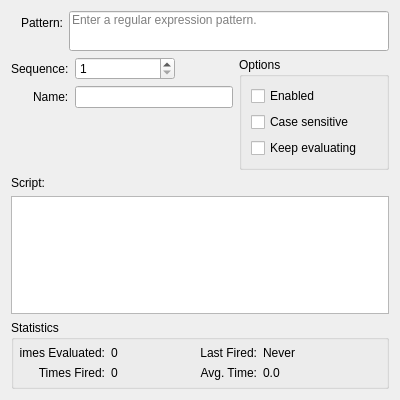
<?xml version="1.0" encoding="UTF-8"?>
<ui version="4.0">
 <class>EditAlias</class>
 <widget class="QWidget" name="EditAlias">
  <property name="geometry">
   <rect>
    <x>0</x>
    <y>0</y>
    <width>400</width>
    <height>400</height>
   </rect>
  </property>
  <property name="windowTitle">
   <string>Form</string>
  </property>
  <layout class="QVBoxLayout" name="verticalLayout">
   <item>
    <layout class="QFormLayout" name="topForm">
     <property name="fieldGrowthPolicy">
      <enum>QFormLayout::AllNonFixedFieldsGrow</enum>
     </property>
     <property name="labelAlignment">
      <set>Qt::AlignRight|Qt::AlignTrailing|Qt::AlignVCenter</set>
     </property>
     <item row="0" column="0">
      <widget class="QLabel" name="labelPattern">
       <property name="sizePolicy">
        <sizepolicy hsizetype="Fixed" vsizetype="Preferred">
         <horstretch>0</horstretch>
         <verstretch>0</verstretch>
        </sizepolicy>
       </property>
       <property name="minimumSize">
        <size>
         <width>52</width>
         <height>0</height>
        </size>
       </property>
       <property name="text">
        <string>Pattern:</string>
       </property>
       <property name="alignment">
        <set>Qt::AlignRight|Qt::AlignTrailing|Qt::AlignVCenter</set>
       </property>
      </widget>
     </item>
     <item row="0" column="1">
      <widget class="QLineEdit" name="pattern">
       <property name="minimumSize">
        <size>
         <width>0</width>
         <height>40</height>
        </size>
       </property>
       <property name="alignment">
        <set>Qt::AlignLeading|Qt::AlignLeft|Qt::AlignTop</set>
       </property>
       <property name="placeholderText">
        <string>Enter a regular expression pattern.</string>
       </property>
      </widget>
     </item>
    </layout>
   </item>
   <item>
    <layout class="QHBoxLayout" name="horizontal" stretch="1,0">
     <item>
      <layout class="QFormLayout" name="leftForm">
       <property name="fieldGrowthPolicy">
        <enum>QFormLayout::ExpandingFieldsGrow</enum>
       </property>
       <property name="labelAlignment">
        <set>Qt::AlignRight|Qt::AlignTrailing|Qt::AlignVCenter</set>
       </property>
       <item row="0" column="0">
        <widget class="QLabel" name="labelSequence">
         <property name="sizePolicy">
          <sizepolicy hsizetype="Fixed" vsizetype="Preferred">
           <horstretch>0</horstretch>
           <verstretch>0</verstretch>
          </sizepolicy>
         </property>
         <property name="minimumSize">
          <size>
           <width>52</width>
           <height>0</height>
          </size>
         </property>
         <property name="text">
          <string>Sequence:</string>
         </property>
        </widget>
       </item>
       <item row="0" column="1">
        <widget class="QSpinBox" name="sequence">
         <property name="sizePolicy">
          <sizepolicy hsizetype="Fixed" vsizetype="Fixed">
           <horstretch>0</horstretch>
           <verstretch>0</verstretch>
          </sizepolicy>
         </property>
         <property name="minimumSize">
          <size>
           <width>100</width>
           <height>0</height>
          </size>
         </property>
         <property name="minimum">
          <number>1</number>
         </property>
         <property name="maximum">
          <number>100000</number>
         </property>
         <property name="singleStep">
          <number>100</number>
         </property>
        </widget>
       </item>
       <item row="1" column="0">
        <widget class="QLabel" name="labelName">
         <property name="text">
          <string>Name:</string>
         </property>
        </widget>
       </item>
       <item row="1" column="1">
        <widget class="QLineEdit" name="name">
         <property name="sizePolicy">
          <sizepolicy hsizetype="Expanding" vsizetype="Fixed">
           <horstretch>0</horstretch>
           <verstretch>0</verstretch>
          </sizepolicy>
         </property>
         <property name="minimumSize">
          <size>
           <width>150</width>
           <height>0</height>
          </size>
         </property>
        </widget>
       </item>
      </layout>
     </item>
     <item>
      <widget class="QGroupBox" name="groupOptions">
       <property name="sizePolicy">
        <sizepolicy hsizetype="Fixed" vsizetype="Preferred">
         <horstretch>0</horstretch>
         <verstretch>0</verstretch>
        </sizepolicy>
       </property>
       <property name="minimumSize">
        <size>
         <width>150</width>
         <height>0</height>
        </size>
       </property>
       <property name="title">
        <string>Options</string>
       </property>
       <layout class="QVBoxLayout" name="verticalLayout_3">
        <item>
         <widget class="QCheckBox" name="enabled">
          <property name="text">
           <string>Enabled</string>
          </property>
         </widget>
        </item>
        <item>
         <widget class="QCheckBox" name="caseSensitive">
          <property name="text">
           <string>Case sensitive</string>
          </property>
         </widget>
        </item>
        <item>
         <widget class="QCheckBox" name="keepEvaluating">
          <property name="text">
           <string>Keep evaluating</string>
          </property>
         </widget>
        </item>
       </layout>
      </widget>
     </item>
    </layout>
   </item>
   <item>
    <widget class="QLabel" name="labelScript">
     <property name="text">
      <string>Script:</string>
     </property>
    </widget>
   </item>
   <item>
    <widget class="CodeEditor" name="script"/>
   </item>
   <item>
    <widget class="QGroupBox" name="groupStats">
     <property name="sizePolicy">
      <sizepolicy hsizetype="Expanding" vsizetype="Preferred">
       <horstretch>0</horstretch>
       <verstretch>0</verstretch>
      </sizepolicy>
     </property>
     <property name="title">
      <string>Statistics</string>
     </property>
     <layout class="QGridLayout" name="gridLayout">
      <property name="leftMargin">
       <number>6</number>
      </property>
      <property name="topMargin">
       <number>6</number>
      </property>
      <property name="rightMargin">
       <number>6</number>
      </property>
      <property name="bottomMargin">
       <number>6</number>
      </property>
      <item row="1" column="3">
       <widget class="QLabel" name="avgTime">
        <property name="text">
         <string>0.0</string>
        </property>
       </widget>
      </item>
      <item row="0" column="1">
       <widget class="QLabel" name="timesEvaluated">
        <property name="maximumSize">
         <size>
          <width>75</width>
          <height>16777215</height>
         </size>
        </property>
        <property name="text">
         <string>0</string>
        </property>
       </widget>
      </item>
      <item row="0" column="2">
       <widget class="QLabel" name="labelLastFired">
        <property name="maximumSize">
         <size>
          <width>65</width>
          <height>16777215</height>
         </size>
        </property>
        <property name="text">
         <string>Last Fired:</string>
        </property>
        <property name="alignment">
         <set>Qt::AlignRight|Qt::AlignTrailing|Qt::AlignVCenter</set>
        </property>
       </widget>
      </item>
      <item row="0" column="0">
       <widget class="QLabel" name="labelTimesEvaluated">
        <property name="maximumSize">
         <size>
          <width>85</width>
          <height>16777215</height>
         </size>
        </property>
        <property name="text">
         <string>Times Evaluated:</string>
        </property>
        <property name="alignment">
         <set>Qt::AlignRight|Qt::AlignTrailing|Qt::AlignVCenter</set>
        </property>
       </widget>
      </item>
      <item row="0" column="3">
       <widget class="QLabel" name="lastFired">
        <property name="text">
         <string>Never</string>
        </property>
       </widget>
      </item>
      <item row="1" column="2">
       <widget class="QLabel" name="labelAvgTime">
        <property name="maximumSize">
         <size>
          <width>65</width>
          <height>16777215</height>
         </size>
        </property>
        <property name="text">
         <string>Avg. Time:</string>
        </property>
        <property name="alignment">
         <set>Qt::AlignRight|Qt::AlignTrailing|Qt::AlignVCenter</set>
        </property>
       </widget>
      </item>
      <item row="1" column="1">
       <widget class="QLabel" name="timesFired">
        <property name="maximumSize">
         <size>
          <width>75</width>
          <height>16777215</height>
         </size>
        </property>
        <property name="text">
         <string>0</string>
        </property>
       </widget>
      </item>
      <item row="1" column="0">
       <widget class="QLabel" name="labelTimesFired">
        <property name="maximumSize">
         <size>
          <width>85</width>
          <height>16777215</height>
         </size>
        </property>
        <property name="text">
         <string>Times Fired:</string>
        </property>
        <property name="alignment">
         <set>Qt::AlignRight|Qt::AlignTrailing|Qt::AlignVCenter</set>
        </property>
       </widget>
      </item>
     </layout>
    </widget>
   </item>
  </layout>
 </widget>
 <customwidgets>
  <customwidget>
   <class>CodeEditor</class>
   <extends>QPlainTextEdit</extends>
   <header>codeeditor.h</header>
  </customwidget>
 </customwidgets>
 <resources/>
 <connections/>
</ui>
